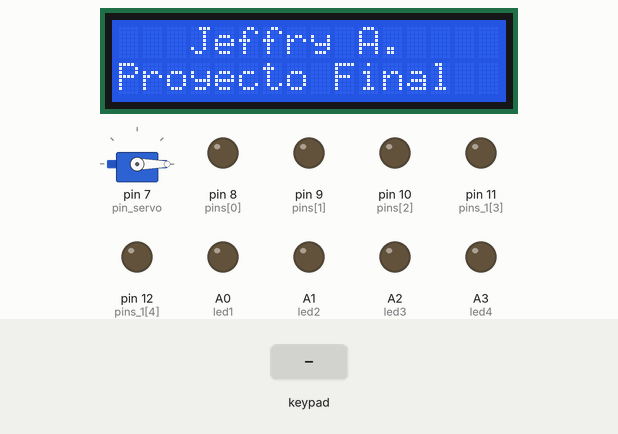
A sketch run on a simulated Arduino Uno, built with avr-gcc and run on an emulated ATmega328P. On the bench: servo, 16×2 character LCD, output pins drawn as LEDs (lit = HIGH). Dashed ring = blinking. The inputs (shaded band) are chosen by the test bench.

Above: at 1.2 s.
1.3 s: key '3' pressed
At 1.92 s:
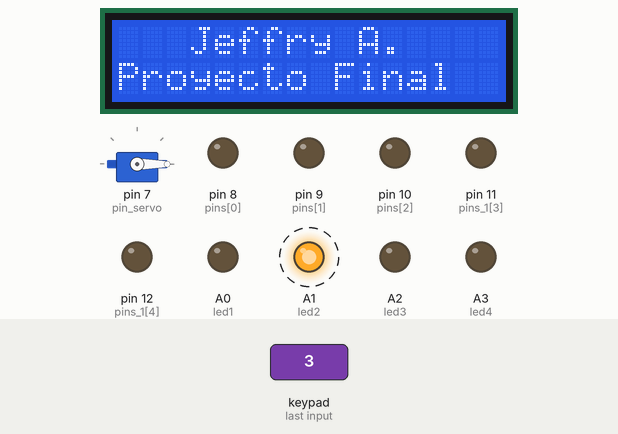
4.3 s: key '4' pressed
At 6.1 s:
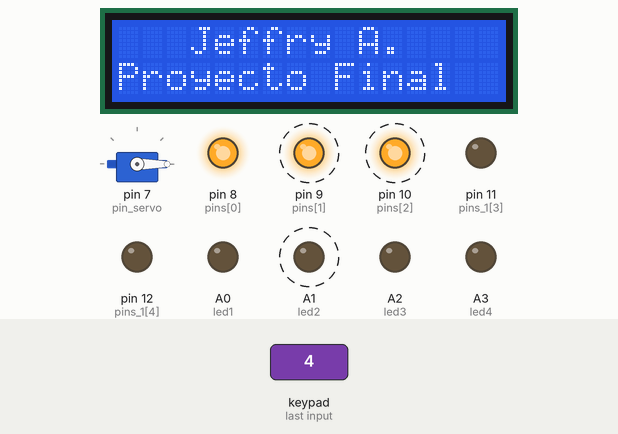
10.3 s: key '5' pressed
At 12.11 s:
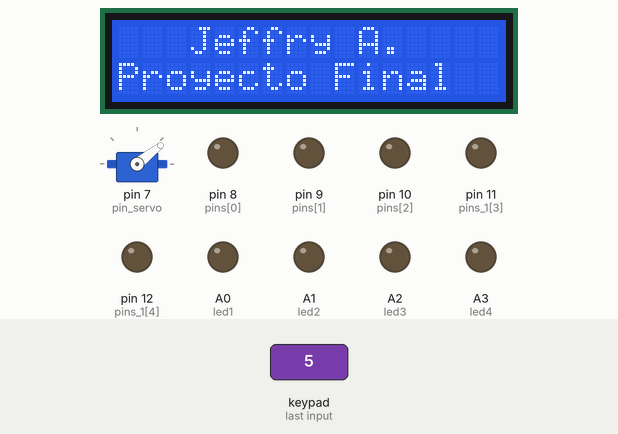
Timing chart, 0 to 20.1 s (numbered marks = the images above; inputs shaded):
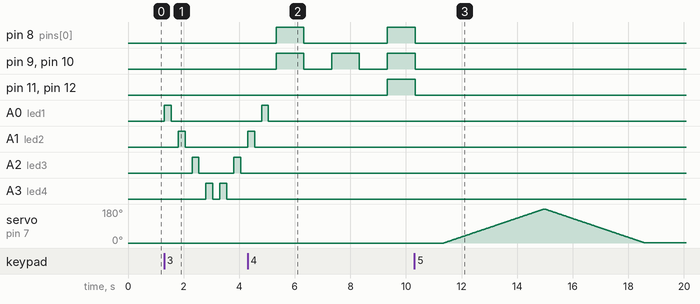

The sketch:

Proyecto_Final.ino
```cpp
/*
  Fundación Kinal
    Centro educativo Técncico Laboral Kinal
    Quinto Perito
    Quinto Electrónica
    Codigo Técnico: EB5AM
    Curso: Taller de Electrónica Digital y reparación de computadoras
    Proyecto: Proyecto Final
    Dev: Jeffry Arenales 2020199
    Fecha: 27 de Mayo
*/

#include <LiquidCrystal_I2C.h>
#include <Servo.h>
#include <Keypad.h>
#include <Wire.h>

#define filas_teclado 4        // cantidad de filas del teclado matricial
#define columnas_teclado 4     // cantidad de columnas del teclado matricial
#define f1_teclado 5
#define f2_teclado 6
#define f3_teclado 13
#define f4_teclado 0
#define c1_teclado 2
#define c2_teclado 3
#define c3_teclado 4
#define c4_teclado 1
#define led1 A0    //led roja
#define led2 A1    //led roja
#define led3 A2    //led roja
#define led4 A3    //led roja
#define a_teclado 8
#define b_teclado 9
#define c_teclado 10
#define d_teclado 11
#define g_teclado 12


#define pin_servo 7            // pin del servomotor
#define direccion_lcd 0x20     // Dirección I2C de la lcd
#define filas 2                // Cantidad de filas de la  LCD
#define columnas 16            // Cantidad de columnas de la LCD

char keys[filas_teclado][columnas_teclado] = {
  {'1','2','3','A'},
  {'4','5','6','B'},
};

byte pines_filas[filas_teclado] = {f1_teclado, f2_teclado, f3_teclado, f4_teclado};
byte pines_columnas[columnas_teclado] = {c1_teclado, c2_teclado, c3_teclado, c4_teclado};
Keypad keypad = Keypad(makeKeymap(keys), pines_filas, pines_columnas, filas_teclado, columnas_teclado);

Servo miservo;
LiquidCrystal_I2C lcd(direccion_lcd, columnas, filas);

int conteo = 0;
int posicion = 0;

  void displaySequence_1(){           //Muestra el numero 7
  int pins[3] = {8,9,10};
  for (int i = 0; i < 3; i++) {
    digitalWrite(pins[i], HIGH);
  }
  delay(1000);
  for (int i = 3; i >= 0; i--) {
    digitalWrite(pins[i], LOW);
  }
  delay(1000);
}

void displaySequence_2() {             //Muestra el numero 1
  int pins_1[2] = {9,10};
  for (int i = 0; i < 2; i++) {
    digitalWrite(pins_1[i], HIGH);
  }
  delay(1000);
  for (int i = 2; i >= 0; i--) {
    digitalWrite(pins_1[i], LOW);
  }
  delay(1000);
}

void displaySequence_3() {            //Muestra el numero 3
  int pins_1[5] = {8,9,10,11,12};
  for (int i = 0; i < 5; i++) {
    digitalWrite(pins_1[i], HIGH);
  }
  delay(1000);
  for (int i = 5; i >= 0; i--) {
    digitalWrite(pins_1[i], LOW);
  }
  delay(1000);
}

void setup() {
  Serial.begin(9600);

  miservo.attach(pin_servo);
  miservo.write(0);

  pinMode(led1, OUTPUT);   // Pin de led como salida
  pinMode(led2, OUTPUT);   // Pin de led como salida
  pinMode(led3, OUTPUT);   // Pin de led como salida
  pinMode(led4, OUTPUT);   // Pin de led como salida


  lcd.init();              //impresión de la pantalla lcd
  lcd.backlight();
  lcd.setCursor(3,0);
  lcd.print("Jeffry A.");
  lcd.setCursor(0,1);
  lcd.print("Proyecto Final");


  pinMode(8, OUTPUT);      //pin como salida
  pinMode(9, OUTPUT);      //pin como salida
  pinMode(10, OUTPUT);     //pin como salida
  pinMode(11, OUTPUT);     //pin como salida
  pinMode(12, OUTPUT);     //pin como salida
}

void loop() {
  char key = keypad.getKey();

  if (key == '1') {                  //conteo de 0 a 99
    for (int i = 0; i < 100; i++) {
      conteo = i;
      Serial.print(" ");
      Serial.println(conteo);
      delay(200);
    }
  }

  if (key == '2') {                 //conteo de 99 a 0
    for (int i = 99; i >= 0; i--) {
      conteo = i;
      Serial.print(" ");
      Serial.println(conteo);
      delay(200);
    }
  }

  if (key == '3') {            //leds tipo auto fantastico
    int pines[] = {A0, A1, A2, A3};
    int time = 250;

    for (int p = 0; p < 4; p++) {
      digitalWrite(pines[p], HIGH);
      delay(time);
      digitalWrite(pines[p], LOW);
      delay(time);
    }

    for (int p = 3; p >= 0; p--) {
      digitalWrite(pines[p], HIGH);
      delay(time);
      digitalWrite(pines[p], LOW);
      delay(time);
    }
  }

   if (key == '4') {
    displaySequence_1();
    displaySequence_2();
    displaySequence_3();
   }

  if (key == '5') {
    for (posicion = 0; posicion <= 180; posicion++) {       //configuración del posición del servo
      miservo.write(posicion);
      delay(20);
    }

    for (posicion = 180; posicion > 0; posicion--) {
      miservo.write(posicion);
      delay(20);
    }
  }
}
```

Measured:
- after the input at 1.3 s, A0 (led1): LOW → HIGH at once, → LOW 0.25 s later; A1 (led2): LOW → HIGH after 0.50 s, → LOW 0.25 s later; A2 (led3): alternates HIGH for 0.25 s and LOW for 1.3 s, starting after 1.0 s; A3 (led4): alternates HIGH for 0.25 s and LOW for 0.25 s, 4 changes in all, then stays LOW, starting after 1.5 s
- after the input at 4.3 s, pin 8 (pins[0]): LOW → HIGH after 1.0 s, → LOW 1.0 s later, → HIGH 3.0 s later; pin 9 (pins[1]), pin 10 (pins[2]): alternates HIGH for 1.0 s and LOW for 1.0 s, starting after 1.0 s; pin 11 (pins_1[3]), pin 12 (pins_1[4]): LOW → HIGH after 5.0 s
- after the input at 10.3 s, servo on pin 7 (pin_servo): rises from 0° to 180° in 3.6 s, then falls to 1° in 3.6 s
